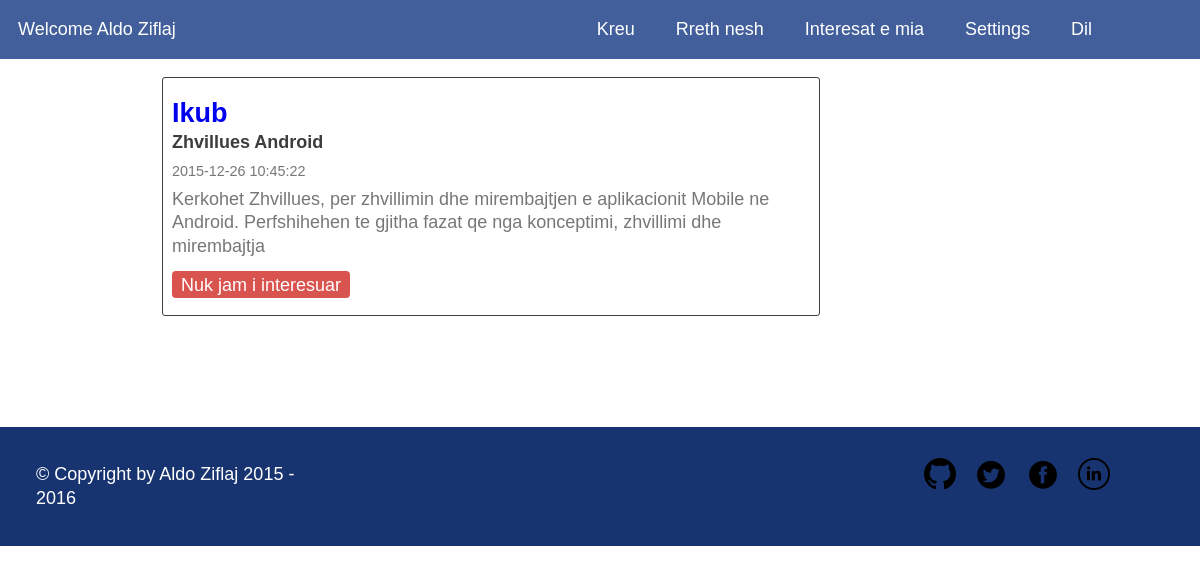
Before: /interests.php (signed in) with the older database file.
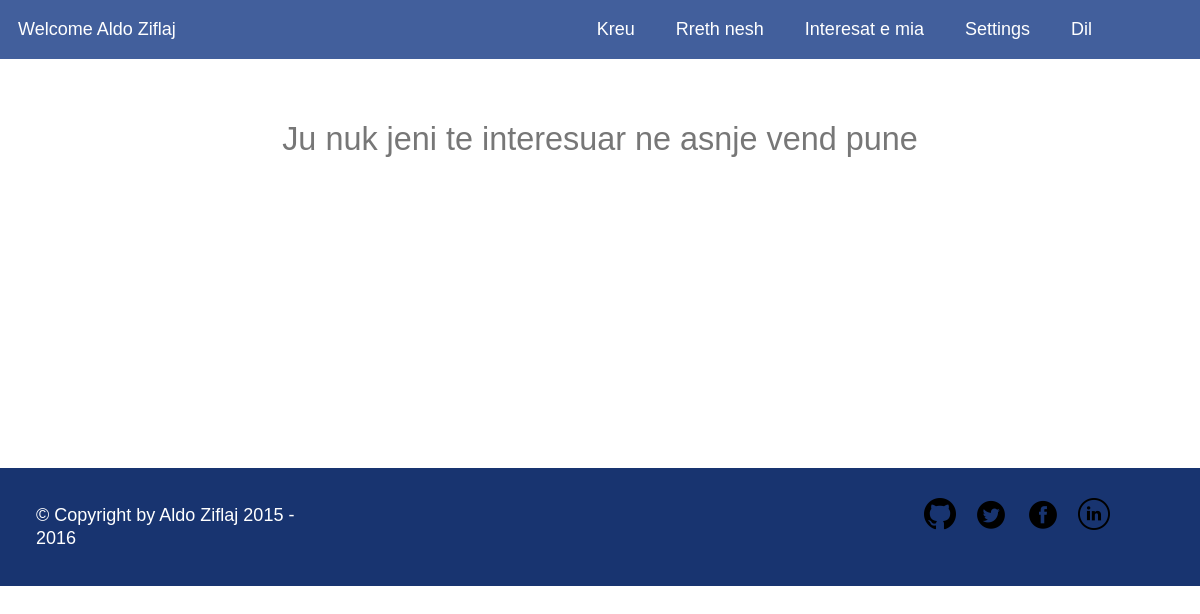
After: the same page with the newer database file.
### tables this page shows
CREATE TABLE IF NOT EXISTS `job_entries` (
  `id` INT(11) NOT NULL,
  `company_id` INT(11) NOT NULL,
  `title` VARCHAR(45) NOT NULL,
  `description` MEDIUMTEXT NOT NULL,
  `created_at` TIMESTAMP NOT NULL DEFAULT CURRENT_TIMESTAMP,
  PRIMARY KEY (`id`),
  INDEX `company_id_idx` (`company_id` ASC),
  CONSTRAINT `company_id`
    FOREIGN KEY (`company_id`)
    REFERENCES `companies` (`id`)
    ON DELETE CASCADE
    ON UPDATE CASCADE);

CREATE TABLE IF NOT EXISTS `companies` (
  `id` INT NOT NULL AUTO_INCREMENT,
  `company_name` VARCHAR(45) NOT NULL,
  `user_id` INT(11) NOT NULL,
  `description` MEDIUMTEXT NOT NULL,
  `website` VARCHAR(45) NULL,
  PRIMARY KEY (`id`),
  INDEX `user_id_idx` (`user_id` ASC),
  CONSTRAINT `company_user_id`
    FOREIGN KEY (`user_id`)
    REFERENCES `users` (`id`)
    ON DELETE CASCADE
    ON UPDATE CASCADE);

### public/views/student/interests.php (the view, shortened to what this page needs)
<?php
$db = require_once(__DIR__ . '/../../config/db.php');
$connection = mysqli_connect($db['host'], $db['username'], $db['password'], $db['database']);
$interests_sql = "select je.id, title, je.description, company_name, user_id, created_at ";
$interests_sql .= "from job_entries as je ";
$interests_sql .= "join students_interested as si ";
$interests_sql .= "on si.student_id = {$_SESSION['local_id']} and si.position_id = je.id ";
$interests_sql .= "join companies as c on c.id = je.company_id ";
$interests_sql .= "order by created_at DESC";
$result = mysqli_query($connection, $interests_sql);
?>
<div class="content student--interests">
  <?php if (!mysqli_num_rows($result)): ?>
    <div class="student__interest-empty">
      Ju nuk jeni te interesuar ne asnje vend pune
    </div>
  <?php else: ?>
    <?php while ($row = mysqli_fetch_assoc($result)): ?>
      <div class="student__interest">
        <div class="student__interest--company">
          <a href="/user.php?id=<?= $row['user_id'] ?>">
            <?= $row['company_name'] ?>
          </a>
        </div>
        <div class="student__interest--title">
          <?= $row['title'] ?>
        </div>
        <div class="student__interest--time">
          <?= $row['created_at'] ?>
        </div>
        <div class="student__interest--description">
          <?= $row['description'] ?>
        </div>
        <div class="student__interest--control">
          <a class="btn btn-danger" href="/interest.php?position_id=<?= $row['id'] ?>&action=remove">
            Nuk jam i interesuar
          </a>
        </div>
      </div>
    <?php endwhile; ?>
  <?php endif; ?>
</div>

Changed rows visible on the page:
removed job_entries: company.company_name "Ikub", title "Zhvillues Android", created_at "2015-12-26 10:45:22", description "Kerkohet Zhvillues, per zhvillimin dhe mirembajtjen e aplikacionit Mobile ne Android. Perfshihehen te gjitha fazat qe nga konceptimi, zhvillimi dhe mirembajtja"
Other visible differences:
text now shown: "Ju nuk jeni te interesuar ne asnje vend pune"
